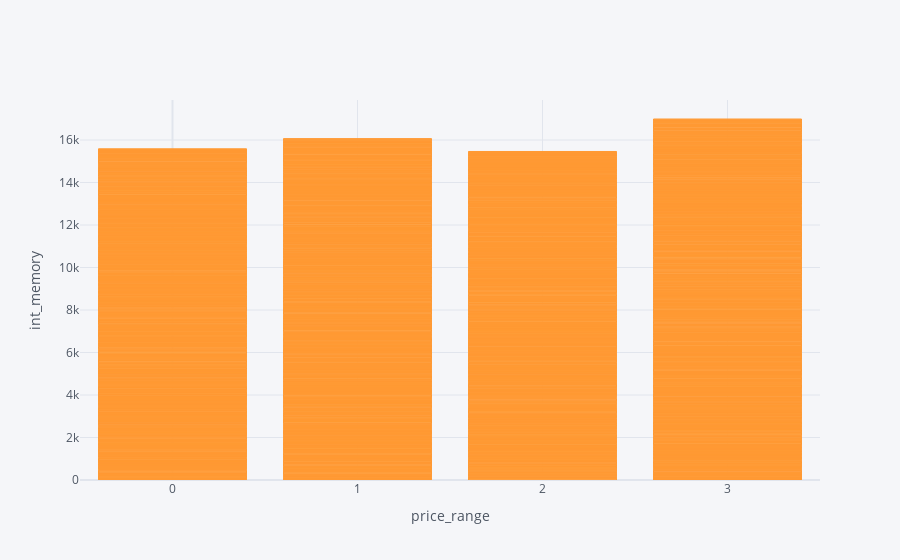

Notebook source saved alongside this figure:
### Code cell
trf.iplot(x = 'price_range' , y='int_memory' , kind='bar' , mode='markers' , 
          xTitle='price_range',yTitle='int_memory' )

### Figure 1 — Plotly figure (JSON) as saved in the notebook; plotly's stock layout.template omitted (floating-point values rounded to 4 significant figures; data arrays with more than 128 entries replaced by an {"elided": "..."} marker saying what was removed)
{"data": [{"marker": {"color": "rgba(255, 153, 51, 0.6)", "line": {"color": "rgba(255, 153, 51, 1.0)", "width": 1}}, "name": "int_memory", "orientation": "v", "text": "", "type": "bar", "x": {"elided": "2000 int values"}, "y": {"elided": "2000 int values"}}], "layout": {"legend": {"bgcolor": "#F5F6F9", "font": {"color": "#4D5663"}}, "paper_bgcolor": "#F5F6F9", "plot_bgcolor": "#F5F6F9", "title": {"font": {"color": "#4D5663"}}, "xaxis": {"gridcolor": "#E1E5ED", "showgrid": true, "tickfont": {"color": "#4D5663"}, "title": {"font": {"color": "#4D5663"}, "text": "price_range"}, "zerolinecolor": "#E1E5ED"}, "yaxis": {"gridcolor": "#E1E5ED", "showgrid": true, "tickfont": {"color": "#4D5663"}, "title": {"font": {"color": "#4D5663"}, "text": "int_memory"}, "zerolinecolor": "#E1E5ED"}}}
